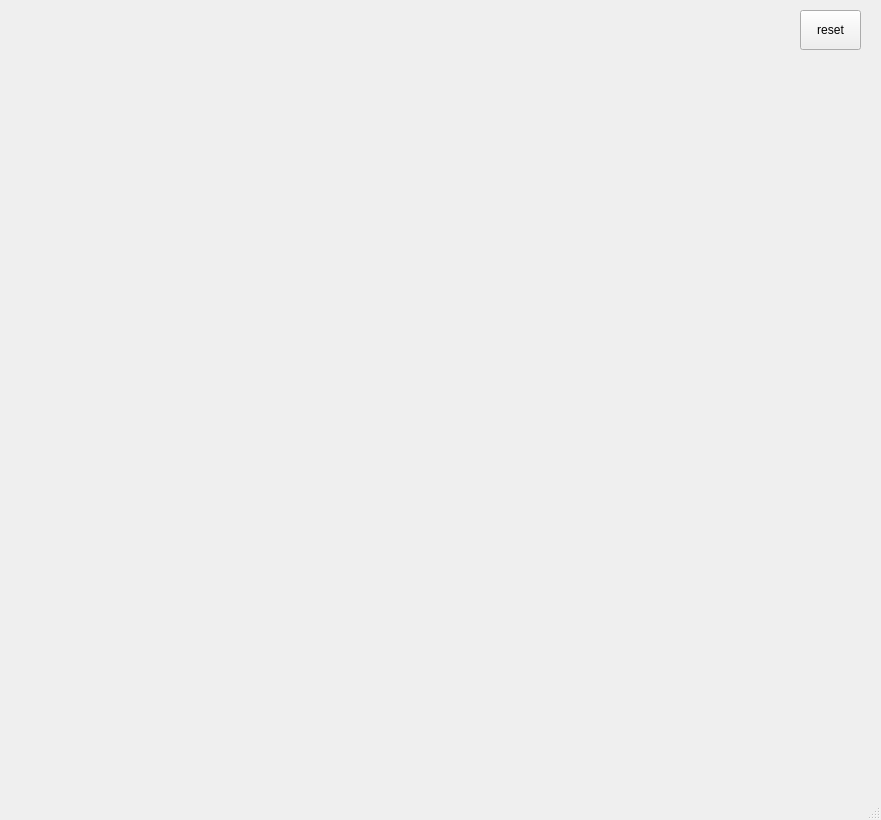
<?xml version="1.0" encoding="UTF-8"?>
<ui version="4.0">
 <class>MainWindow</class>
 <widget class="QMainWindow" name="MainWindow">
  <property name="geometry">
   <rect>
    <x>0</x>
    <y>0</y>
    <width>881</width>
    <height>820</height>
   </rect>
  </property>
  <property name="windowTitle">
   <string>MainWindow</string>
  </property>
  <widget class="QWidget" name="centralwidget">
   <widget class="QPushButton" name="pb">
    <property name="geometry">
     <rect>
      <x>800</x>
      <y>10</y>
      <width>61</width>
      <height>40</height>
     </rect>
    </property>
    <property name="text">
     <string>reset</string>
    </property>
    <property name="iconSize">
     <size>
      <width>40</width>
      <height>40</height>
     </size>
    </property>
   </widget>
  </widget>
  <widget class="QMenuBar" name="menubar">
   <property name="geometry">
    <rect>
     <x>0</x>
     <y>0</y>
     <width>881</width>
     <height>21</height>
    </rect>
   </property>
  </widget>
  <widget class="QStatusBar" name="statusbar"/>
 </widget>
 <resources/>
 <connections/>
</ui>
